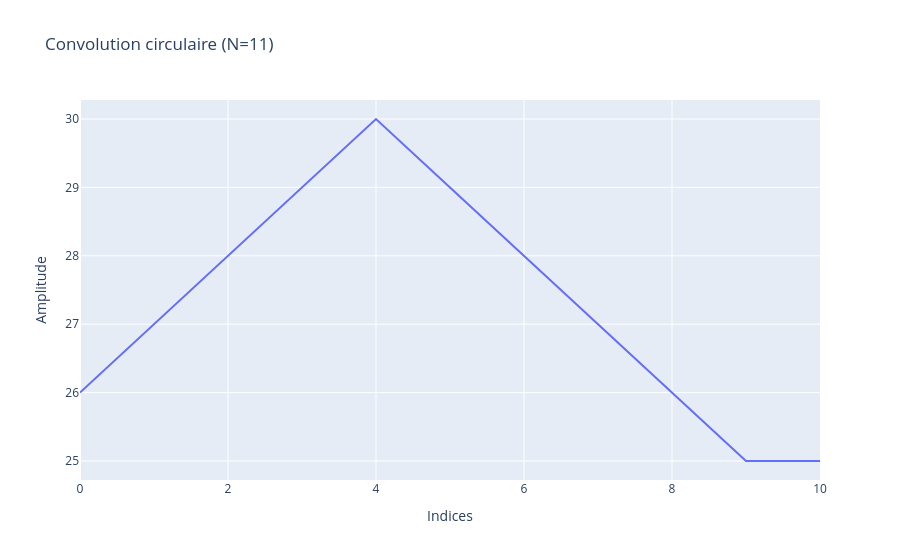
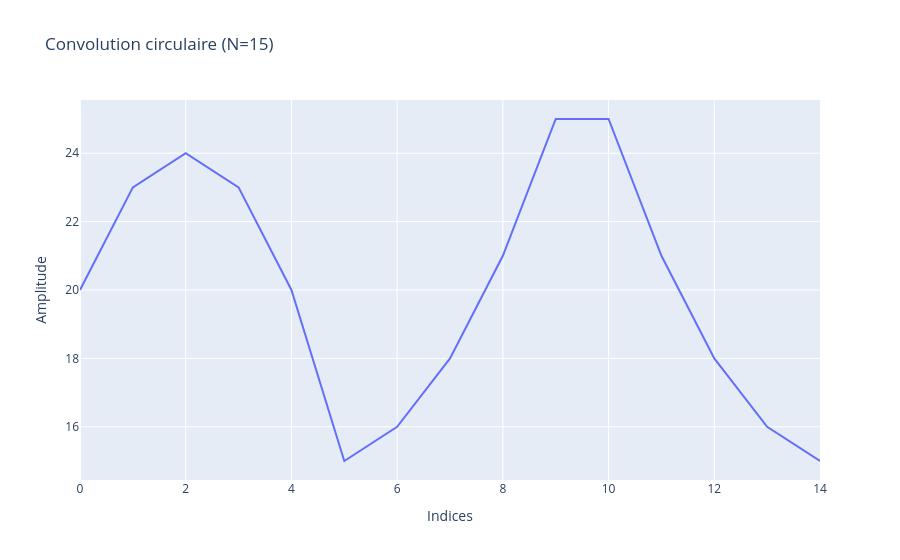
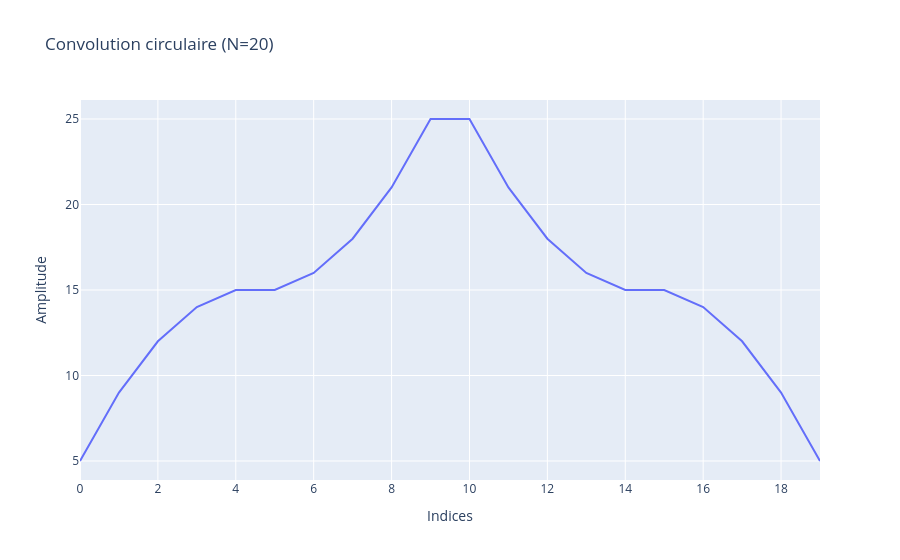

The notebook cell saved with these charts, in order:
### Code cell
valeurs_N = [11, 15, 20]

for N in valeurs_N:
    y_c = convol_circ(x, h, N)
    k_yc = np.arange(N)
    # Affichage
    px.line(x=k_yc, y=y_c, labels={'x': 'Indices', 'y': 'Amplitude'}, title=f'Convolution circulaire (N={N})').show()

### Figure 1 — Plotly figure (JSON) as saved in the notebook; plotly's stock layout.template omitted (floating-point values rounded to 4 significant figures)
{"data": [{"hovertemplate": "Indices=%{x}<br>Amplitude=%{y}<extra></extra>", "legendgroup": "", "line": {"color": "#636efa", "dash": "solid"}, "marker": {"symbol": "circle"}, "mode": "lines", "name": "", "orientation": "v", "showlegend": false, "type": "scatter", "x": [0, 1, 2, 3, 4, 5, 6, 7, 8, 9, 10], "xaxis": "x", "y": [26.0, 27.0, 28.0, 29.0, 30.0, 29.0, 28.0, 27.0, 26.0, 25.0, 25.0], "yaxis": "y"}], "layout": {"legend": {"tracegroupgap": 0}, "title": {"text": "Convolution circulaire (N=11)"}, "xaxis": {"anchor": "y", "domain": [0, 1], "title": {"text": "Indices"}}, "yaxis": {"anchor": "x", "domain": [0, 1], "title": {"text": "Amplitude"}}}}

### Figure 2 — Plotly figure (JSON) as saved in the notebook; plotly's stock layout.template omitted (floating-point values rounded to 4 significant figures)
{"data": [{"hovertemplate": "Indices=%{x}<br>Amplitude=%{y}<extra></extra>", "legendgroup": "", "line": {"color": "#636efa", "dash": "solid"}, "marker": {"symbol": "circle"}, "mode": "lines", "name": "", "orientation": "v", "showlegend": false, "type": "scatter", "x": [0, 1, 2, 3, 4, 5, 6, 7, 8, 9, 10, 11, 12, 13, 14], "xaxis": "x", "y": [20.0, 23.0, 24.0, 23.0, 20.0, 15.0, 16.0, 18.0, 21.0, 25.0, 25.0, 21.0, 18.0, 16.0, 15.0], "yaxis": "y"}], "layout": {"legend": {"tracegroupgap": 0}, "title": {"text": "Convolution circulaire (N=15)"}, "xaxis": {"anchor": "y", "domain": [0, 1], "title": {"text": "Indices"}}, "yaxis": {"anchor": "x", "domain": [0, 1], "title": {"text": "Amplitude"}}}}

### Figure 3 — Plotly figure (JSON) as saved in the notebook; plotly's stock layout.template omitted (floating-point values rounded to 4 significant figures)
{"data": [{"hovertemplate": "Indices=%{x}<br>Amplitude=%{y}<extra></extra>", "legendgroup": "", "line": {"color": "#636efa", "dash": "solid"}, "marker": {"symbol": "circle"}, "mode": "lines", "name": "", "orientation": "v", "showlegend": false, "type": "scatter", "x": [0, 1, 2, 3, 4, 5, 6, 7, 8, 9, 10, 11, 12, 13, 14, 15, 16, 17, 18, 19], "xaxis": "x", "y": [5.0, 9.0, 12.0, 14.0, 15.0, 15.0, 16.0, 18.0, 21.0, 25.0, 25.0, 21.0, 18.0, 16.0, 15.0, 15.0, 14.0, 12.0, 9.0, 5.0], "yaxis": "y"}], "layout": {"legend": {"tracegroupgap": 0}, "title": {"text": "Convolution circulaire (N=20)"}, "xaxis": {"anchor": "y", "domain": [0, 1], "title": {"text": "Indices"}}, "yaxis": {"anchor": "x", "domain": [0, 1], "title": {"text": "Amplitude"}}}}
